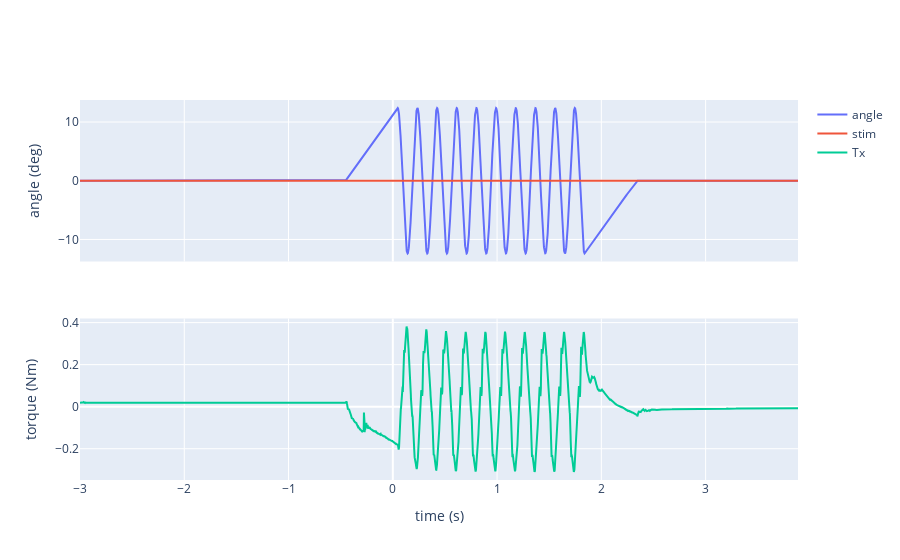

Notebook code cell kept with this figure:
### Code cell
fig = make_subplots(rows = 2, cols = 1,
                   shared_xaxes=True)
fig.add_trace(
    go.Scatter(x = t, y = angle_measured, mode="lines", name="angle"),
    row=1, col=1)
fig.add_trace(
    go.Scatter(x = t, y = aidata[6,:], mode="lines", name="stim"),
    row=1, col=1)
fig.add_trace(
    go.Scatter(x = t, y = forcetorque[3,:], mode="lines", name="Tx"),
    row=2, col=1)

for onoff in Lonoff:
    fig.add_vrect(x0 = onoff[0], x1=onoff[1], fillcolor="black", opacity=0.25, line_width=0,
                        row="all", col="all")

for onoff in Ronoff:
    fig.add_vrect(x0 = onoff[0], x1=onoff[1], opacity=0.7, line_width=1,
                      row="all", col="all")

fig.update_yaxes(title_text = "angle (deg)", row=1)
fig.update_yaxes(title_text = "torque (Nm)", row=2)
fig.update_xaxes(title_text = "time (s)", row=2)

### Figure 1 — Plotly figure (JSON) as saved in the notebook; plotly's stock layout.template omitted (floating-point values rounded to 4 significant figures; data arrays with more than 128 entries replaced by an {"elided": "..."} marker saying what was removed)
{"data": [{"mode": "lines", "name": "angle", "type": "scatter", "x": {"elided": "6887 float values"}, "xaxis": "x", "y": {"elided": "6887 float values"}, "yaxis": "y"}, {"mode": "lines", "name": "stim", "type": "scatter", "x": {"elided": "6887 float values"}, "xaxis": "x", "y": {"elided": "6887 float values"}, "yaxis": "y"}, {"mode": "lines", "name": "Tx", "type": "scatter", "x": {"elided": "6887 float values"}, "xaxis": "x2", "y": {"elided": "6887 float values"}, "yaxis": "y2"}], "layout": {"xaxis": {"anchor": "y", "domain": [0, 1], "matches": "x2", "showticklabels": false}, "xaxis2": {"anchor": "y2", "domain": [0, 1], "title": {"text": "time (s)"}}, "yaxis": {"anchor": "x", "domain": [0.575, 1], "title": {"text": "angle (deg)"}}, "yaxis2": {"anchor": "x2", "domain": [0, 0.425], "title": {"text": "torque (Nm)"}}}}
